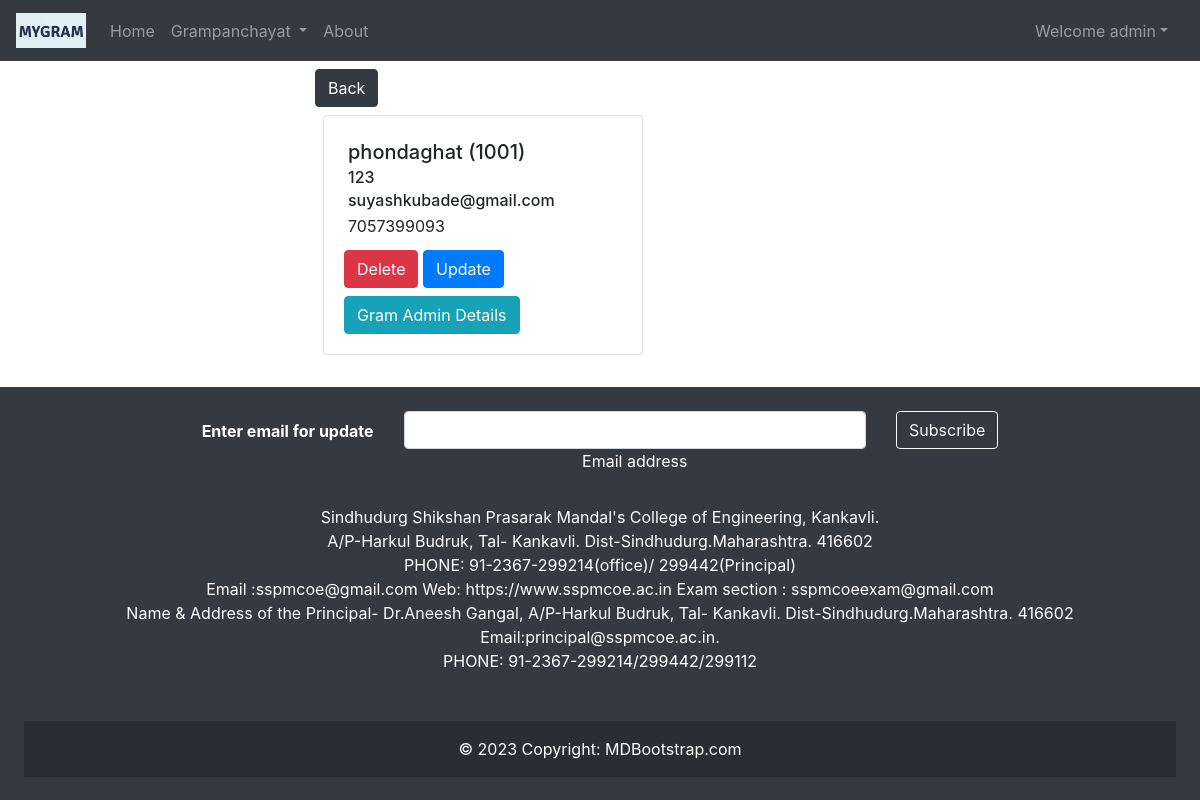
The app's page /gramdetail/1001/ (signed in) with its own data.
### gramapp/models.py (models this page shows, shortened)
class Grampanchayat(models.Model):
    gramid = models.IntegerField(primary_key=True)
    gramname = models.CharField(max_length=50, unique=True)
    gramaddress = models.TextField(max_length=100)
    gramemail = models.EmailField()
    gramcontact = models.CharField(max_length=10)

class Gramadmin(models.Model):
    user = models.OneToOneField(User, on_delete=models.CASCADE)
    grampanchayat = models.ForeignKey("Grampanchayat", on_delete=models.CASCADE)
    gramadminid = models.IntegerField(primary_key=True)
    gramadminmobno = models.CharField(max_length=10)
    gramadminphoto = models.FileField(upload_to='gramadmin/', null=True)

### gramapp/views.py (the view)
# urls.py: path('gramdetail/<int:pk>/', views.gramdetail, name='gramdetail'),
def gramdetail(request, pk):
    eachGram = Grampanchayat.objects.get(gramid=pk)
    gramAdmin = Gramadmin.objects.all().filter(grampanchayat=eachGram)
    context = {'eachGram': eachGram, 'gramAdmin': gramAdmin}
    return render(request, 'gramapp/viewGramDetails.html', context)

### templates/gramapp/viewGramDetails.html (shortened to what this page needs)
{% extends 'gramapp/base1.html' %}
{% block body %}
<div class="container">
    <div class="row justify-content-center">
        <div class="col md-6">
          <a href="{% url 'viewgram' %}" class="btn btn-dark mt-2">Back</a>
            <div class="card m-2" style="width: 20rem;">
                <div class="card-body">
                    <h5 class="card-title m-1">{{eachGram.gramname}} ({{eachGram.gramid}})</h5>
                    <h6 class="card-subtitle m-1">{{eachGram.gramaddress}}</h6>
                    <h6 class="card-text m-1">{{eachGram.gramemail}}</h6>
                    <p class="card-text m-1">{{eachGram.gramcontact}}</p>
                    <a href="{% url 'deletegram' eachGram.pk %}" class="btn btn-danger mt-2">Delete</a>
                    <a href="{}" class="btn btn-primary mt-2">Update</a>
                    {% if gramAdmin %}
                    {% for gramAdmin in gramAdmin %}
                    {% if eachGram == gramAdmin.grampanchayat %}
                    <a href="{% url 'viewgramadmin' gramAdmin.pk %}" class="btn btn-info mt-2">Gram Admin Details</a>
                    {% endif %}
                    {% endfor %}
                    {% else %}
                    <a href="{% url 'addgramadmin' eachGram.pk %}" class="btn btn-info mt-2">Add Admin</a>
                    {% endif %}
                </div>
            </div>
        </div>
    </div>
</div>
{% endblock body %}

### templates/gramapp/base1.html (shortened to what this page needs)
<!doctype html>
<html lang="en">
<head>
    <link rel="stylesheet" href="https://stackpath.bootstrapcdn.com/bootstrap/4.5.2/css/bootstrap.min.css"
>
</head>
<body>
    <nav class="navbar navbar-expand-lg navbar-dark bg-dark">
        <a class="navbar-brand" href="{% url 'home1' %}">
            <img src="media/logo/mygram logo.png" width="70" height="35" class="d-inline-block align-top" alt="">
        </a>
        <div class="collapse navbar-collapse" id="navbarSupportedContent">
            <ul class="navbar-nav mr-auto">
                <li class="nav-item {% block homeactive %}  {% endblock homeactive %}">
                    <a class="nav-link" href="{% url 'home1' %}">Home <span class="sr-only">(current)</span></a>
                </li>
                {% if user.is_superuser %}
                <li class="nav-item dropdown {% block gramactive %}  {% endblock gramactive %}">
                    <a class="nav-link dropdown-toggle" href="#" id="grampanchayat" data-toggle="dropdown"
                        aria-haspopup="true" aria-expanded="false">
                        Grampanchayat
                    </a>
                </li>
                {% endif %}
                <li class="nav-item {% block aboutactive %}  {% endblock aboutactive %}">
                    <a class="nav-link" href="/about">About</a>
                </li>
            </ul>
            {% if user.is_authenticated %}
            <ul class="navbar-nav mr-2">
                <li class="nav-item dropdown">
                    <a class="nav-link dropdown-toggle" href='#' id="navbarDropdown" role="button"
                        data-toggle="dropdown"> Welcome {{request.user}}</a>
                </li>
            </ul>
        </div>
        {% else %}
        <button type="button" class="btn btn-primary mr-2" data-toggle="modal" data-target="#loginModal">
            Login
        </button>
        {% endif %}
    </nav>
    {% block body %} {% endblock body %}
    <br>
    <footer class="bg-dark text-center text-white">
        <div class="p-4">
            <section class="">
                <form method="post" action="">
                    <div class="row d-flex justify-content-center">
                        <div class="col-auto">
                            <p class="pt-2">
                                <strong>Enter email for update</strong>
                            </p>
                        </div>
                        <div class="col-md-5 col-12">
                            <div class="form-outline form-white mb-4">
                                <input type="email" name="subscriber" id="subscriber" class="form-control" autocomplete="off" />
                                <label class="form-label" for="subscriber">Email address</label>
                            </div>
                        </div>
                        <div class="col-auto">
                            <button type="submit" class="btn btn-outline-light mb-4">
                                Subscribe
                            </button>
                        </div>
                    </div>
                </form>
            </section>
            <section class="mb-4">
                <p>
                    Sindhudurg Shikshan Prasarak Mandal's College of Engineering, Kankavli.<br>
                    A/P-Harkul Budruk, Tal- Kankavli. Dist-Sindhudurg.Maharashtra. 416602<br>
                    PHONE: 91-2367-299214(office)/ 299442(Principal)<br>
                    Email :sspmcoe@gmail.com Web: https://www.sspmcoe.ac.in Exam section : sspmcoeexam@gmail.com<br>
                    Name & Address of the Principal- Dr.Aneesh Gangal, A/P-Harkul Budruk, Tal- Kankavli.
                    Dist-Sindhudurg.Maharashtra. 416602<br>
                    Email:principal@sspmcoe.ac.in.<br>
                    PHONE: 91-2367-299214/299442/299112<br><br>
                </p>
            </section>
            <div class="text-center p-3" style="background-color: rgba(0, 0, 0, 0.2);">
                © 2023 Copyright:
                <a class="text-white" href="https://mdbootstrap.com/">MDBootstrap.com</a>
            </div>
        </div>
    </footer>
</body>
</html>

### templates/gramapp/viewGramDetails.html (style rules this page uses)
.container { width: 600px; }

### records on screen
Grampanchayat: gramname "phondaghat", gramid "1001", gramaddress "123", gramemail "suyashkubade@gmail.com", gramcontact "7057399093"
Gramadmin: shows "Gram Admin Details"

### other values on screen
{{ request.user }} "admin"
